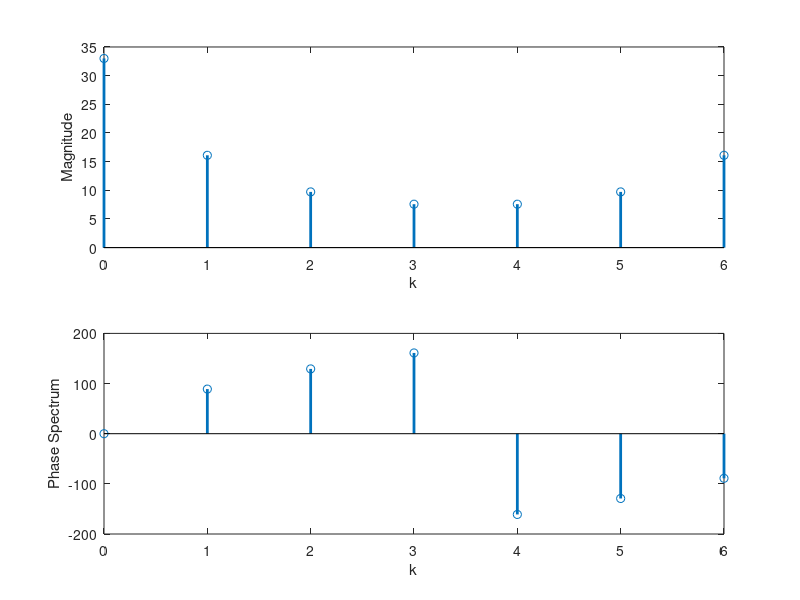
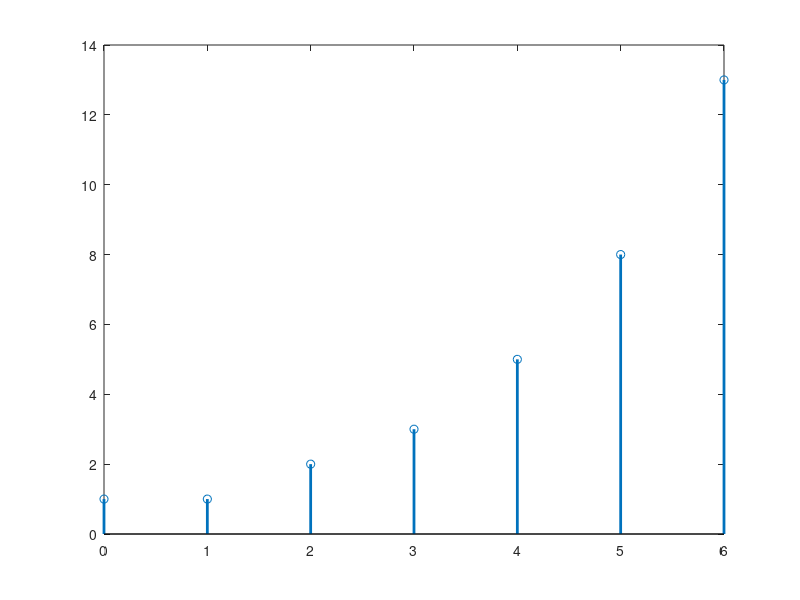

Write the MATLAB code that produced these figures, in order.
clc
close all
clear all
x=[1, 1, 2, 3, 5, 8, 13];
N=7
k=0:N-1
%% For seeing autocorrelation directly 
% z=xcorr(x);
% index=min(nx)+min(nx):max(nx)+max(nx);
% plot(index,z/max(z));


%%Strating
X=fft(x,N);
MagX=abs(X);  %Magnitude Spectrum
PhaseX=angle(X)*180/pi;  %Angle in degree
figure(1)
subplot(2,1,1)
stem(k,MagX,'Linewidth',2);
xlabel("k");
ylabel("Magnitude");
subplot(2,1,2) 
stem(k,PhaseX,'Linewidth',2); 
xlabel("k");
ylabel("Phase Spectrum");


%%IDFT to obtain the orginal signal from its DFT
xn=ifft(X,N);
figure(2)
stem(k,real(xn),"Linewidth",2); %%Showing only the real part of idft
